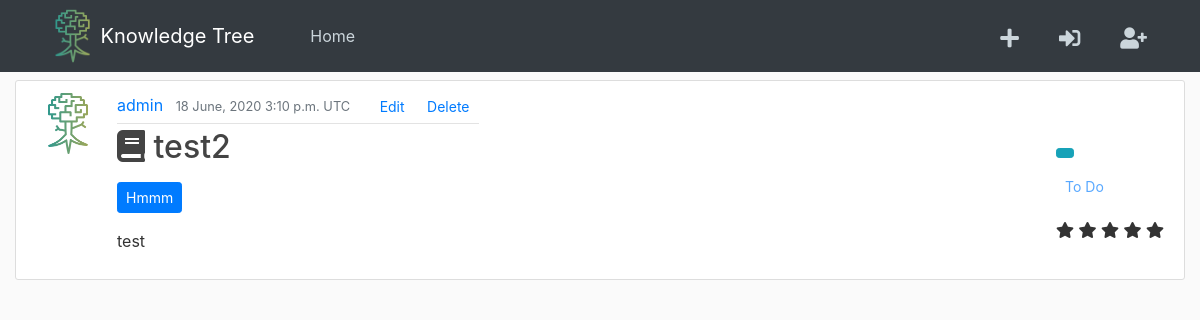
Screenshot of /post/32/ with the database file from the repository.
### feed/models.py (models this page shows, shortened)
class Post(models.Model):
	type_choices = [
		('book', 'Book'),
		('doc', 'Documentary'),
		('thinker', 'Thinker/Person'),
		('misc','Other/Miscellaneous'),
		(None, 'Select type...')
	]
	rating_choices = [
		(1, 1),
		(2, 2),
		(3, 3),
		(4, 4),
		(5, 5)
	]
	status_choices = [
		('to do', 'to do'),
		('in progress', 'in progress'),
		('completed', 'completed')
	]
	title = models.CharField(max_length=100)
	note_type = models.CharField(max_length=100,choices=type_choices,null=True)
	category = models.CharField(max_length=100, null=True)
	author = models.CharField(max_length=100, default='', blank=True)
	notes = RichTextField()
	status = models.CharField(
		max_length=100,
		choices=status_choices,
		default='to do'
		)
	rating = models.IntegerField(
		choices=rating_choices,
		default=5
	)
	date_posted = models.DateTimeField(default=timezone.now)
	posted_by = models.ForeignKey(User, on_delete=models.CASCADE)

### feed/views.py (the view)
# urls.py: path('post/<int:pk>/', PostDetailView.as_view(), name='post-detail'),
class PostDetailView(DetailView):
	model = Post
	context_object_name = 'post'

### feed/templatetags/my_extras.py (called while the page is built)
@register.filter(name="range")
def times(num):
	return range(num)

@register.filter(name="format_category")
def get_categories(data):
	categories = [c.title() for c in data.split(',')]
	return sorted(categories)

### feed/templates/feed/post_detail.html (shortened to what this page needs)
{% extends "feed/base.html" %}
{% load my_extras %}
{% load static %}
{% block content %}
<div class="container-fluid">
		<article class="media content-section">
			<img class="rounded-circle article-img" src = "{% static 'img/logo.png' %}">
		  <div>
		    <div class="article-metadata">
		      <a class="mr-2" href="">{{ post.posted_by }}</a>
		      <small class="text-muted">{{ post.date_posted|date:"d F, Y P e" }}</small>
		        <a href="{% url 'post-edit' post.id%}" class="btn btn-default btn-sm ml-3">Edit</a>
		    <a href="{% url 'post-delete' post.id %}" class="btn btn-default btn-sm">Delete</a>
		    </div>
		    <h2>
		    {% if post.note_type == "book" %}
		    <span class="fas fa-book"></span>
		    {% elif post.note_type == "doc" %}
		    <span class="fas fa-video"></span>
		    {% else %}
		    <span class="fas fa-user-tie"></span>
		    {% endif %}
		    <a class="article-title" href="">{{ post.title }}</a>
			</h2>
		    <p class="pt-2">
		    	{% for category in post.category|format_category %}
		    	<a href="#" class="btn btn-primary btn-sm">{{ category }}</a>
		    	{% endfor %}
		    </p>
		    <p class="article-content">{{ post.notes | safe }}</p>
		  </div>
	  	    <div class="ml-auto pt-5">
	  	    {% if post.note_type == "book" %}
		    <a href="#" class="btn btn-info btn-sm">{{ post.author }}</a>
		    {% endif %}
		    <p class="pt-2"><a href="#" class="btn btn-default disabled btn-sm">
		    {{ post.status|title }}</a></p>
		    <p>
		    {% if post.note_type == "book" or post.note_type == "doc" %}
		    {% for rating in post.rating|range %}
		    <span class="fas fa-star"></span>
		    {% endfor %}
		    {% endif %}
			</p>
			</div>
		</article>
</div>
{% endblock content %}

### feed/static/feed/main.css (style rules this page uses)
body { background: #fafafa; color: #333333; margin-top: 5rem; }
h1, h2, h3, h4, h5, h6 { color: #444444; }
.content-section { background: #ffffff; padding: 10px 20px; border: 1px solid #dddddd; border-radius: 3px; margin-bottom: 20px; }
.article-title { color: #444444; }
.article-content { white-space: pre-line; }
.article-img { height: 65px; width: 65px; margin-right: 16px; }
.article-metadata { padding-bottom: 1px; margin-bottom: 4px; border-bottom: 1px solid #e3e3e3 }

### rows the page displays
Post: posted_by "admin", date_posted "18 June, 2020 3:10 p.m. UTC", title "test2", category "Hmmm", notes "test", status "To Do", note_type "book" (drawn)
